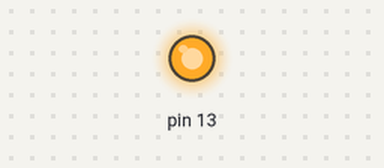
This sketch was run on a simulated Arduino Uno, built with avr-gcc and run on an emulated ATmega328P. Parts: output pins drawn as LEDs (lit = HIGH).

Above: at 0.1 s.
Timing chart, 0 to 1.6 s (numbered marks = the images above):
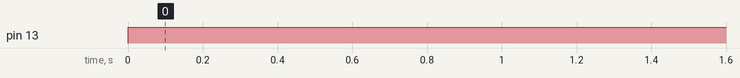

Measured:
- by itself, pin 13: LOW → HIGH at 0.00 s

The sketch:

test.ino
```cpp
int x=255;
int d=1000;
void setup() {
  pinMode(13,OUTPUT);
}
void loop() {
  analogWrite(13,x);
  delay(d);
}
```
